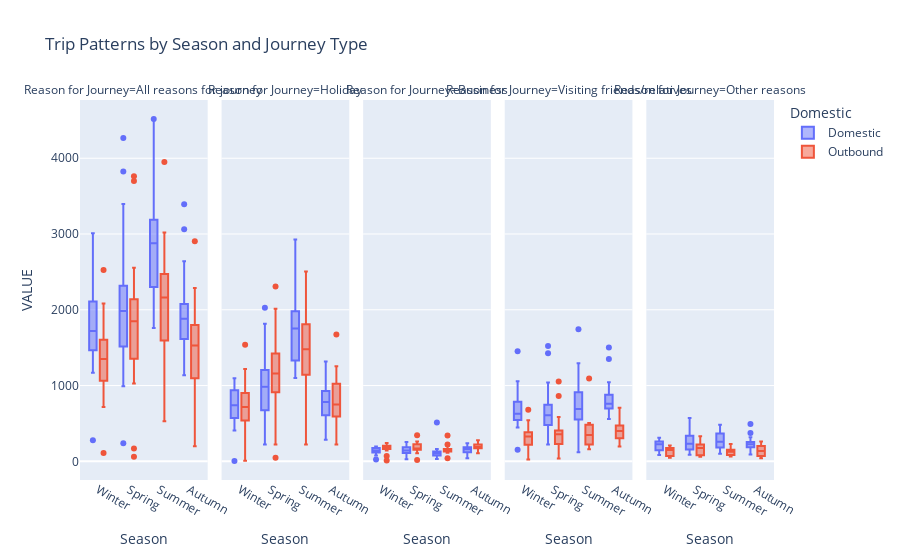

The notebook cell this image was saved under:
### Code cell
fig2 = px.box(
    trips_df,
    x='Season',
    y='VALUE',
    color='Domestic',
    facet_col='Reason for Journey',
    title='Trip Patterns by Season and Journey Type'
)
fig2.show()

### Figure 1 — Plotly figure (JSON) as saved in the notebook; plotly's stock layout.template omitted (floating-point values rounded to 4 significant figures)
{"data": [{"alignmentgroup": "True", "hovertemplate": "Domestic=Domestic<br>Reason for Journey=All reasons for journey<br>Season=%{x}<br>VALUE=%{y}<extra></extra>", "legendgroup": "Domestic", "marker": {"color": "#636efa"}, "name": "Domestic", "notched": false, "offsetgroup": "Domestic", "orientation": "v", "showlegend": true, "type": "box", "x": ["Winter", "Spring", "Summer", "Autumn", "Winter", "Spring", "Summer", "Autumn", "Winter", "Spring", "Summer", "Autumn", "Winter", "Spring", "Summer", "Autumn", "Winter", "Spring", "Summer", "Autumn", "Winter", "Spring", "Summer", "Autumn", "Winter", "Spring", "Summer", "Autumn", "Winter", "Spring", "Summer", "Autumn", "Winter", "Spring", "Summer", "Autumn", "Winter", "Spring", "Summer", "Autumn", "Winter", "Spring", "Summer", "Autumn", "Winter", "Spring", "Summer", "Autumn", "Winter", "Spring", "Summer", "Autumn", "Winter", "Spring", "Summer", "Autumn", "Winter", "Spring", "Summer", "Autumn", "Winter", "Spring", "Summer", "Autumn", "Winter", "Spring", "Summer", "Autumn", "Winter", "Spring", "Summer", "Autumn", "Winter", "Spring", "Summer", "Autumn", "Winter", "Spring", "Summer", "Autumn", "Winter", "Spring", "Summer", "Autumn", "Winter", "Spring", "Summer", "Autumn", "Winter", "Spring"], "x0": " ", "xaxis": "x", "y": [1169, 1185, 1759, 1365, 1235, 1373, 2128, 1570, 1360, 1446, 2070, 1575, 1447, 1509, 2087, 1614, 1585, 1533, 2167, 1715, 1490, 1705, 2300, 1678, 1457, 1721, 2301, 1831, 1579, 1983, 2448, 1932, 1851, 1867, 2544, 2077, 1760, 2042, 2512, 2026, 1602, 1952, 2950, 1787, 1514, 2048, 3039, 1812, 1719, 2165, 3093, 2013, 1731, 2181, 3187, 2026, 2088, 2055, 3175, 2041, 1908, 2363, 3033, 2322, 2118, 2553, 3807, 2441, 2223, 2858, 3898, 2641, 2160, 237, 4188, 1136, 278, 990, 2808, 1587, 2308, 3397, 4506, 3064, 2571, 3826, 4518, 3394, 3011, 4266], "y0": " ", "yaxis": "y"}, {"alignmentgroup": "True", "hovertemplate": "Domestic=Domestic<br>Reason for Journey=Holiday<br>Season=%{x}<br>VALUE=%{y}<extra></extra>", "legendgroup": "Domestic", "marker": {"color": "#636efa"}, "name": "Domestic", "notched": false, "offsetgroup": "Domestic", "orientation": "v", "showlegend": false, "type": "box", "x": ["Winter", "Spring", "Summer", "Autumn", "Winter", "Spring", "Summer", "Autumn", "Winter", "Spring", "Summer", "Autumn", "Winter", "Spring", "Summer", "Autumn", "Winter", "Spring", "Summer", "Autumn", "Winter", "Spring", "Summer", "Autumn", "Winter", "Spring", "Summer", "Autumn", "Winter", "Spring", "Summer", "Autumn", "Winter", "Spring", "Summer", "Autumn", "Winter", "Spring", "Summer", "Autumn", "Winter", "Spring", "Summer", "Autumn", "Winter", "Spring", "Summer", "Autumn", "Winter", "Spring", "Summer", "Autumn", "Winter", "Spring", "Summer", "Autumn", "Winter", "Spring", "Summer", "Autumn", "Winter", "Spring", "Summer", "Autumn", "Winter", "Spring", "Summer", "Autumn", "Winter", "Spring", "Summer", "Autumn", "Winter", "Spring", "Summer", "Autumn", "Winter", "Spring", "Summer", "Autumn", "Winter", "Spring", "Summer", "Autumn", "Winter", "Spring", "Summer", "Autumn", "Winter", "Spring"], "x0": " ", "xaxis": "x2", "y": [408, 554, 1098, 456, 483, 650, 1248, 521, 485, 652, 1179, 504, 536, 657, 1199, 541, 572, 723, 1239, 608, 575, 781, 1332, 660, 691, 816, 1527, 793, 769, 1074, 1577, 850, 890, 1021, 1579, 908, 739, 985, 1494, 819, 726, 906, 1707, 697, 612, 971, 1805, 684, 665, 1088, 1911, 771, 767, 1063, 1968, 860, 967, 1083, 1892, 927, 832, 1243, 1797, 1014, 930, 1277, 2162, 954, 955, 1463, 2220, 1180, 941, 222.8, 2926, 286, 4, 488, 1982, 690, 1091, 1817, 2623, 1089, 1028, 1682, 2350, 1316, 1096, 2027], "y0": " ", "yaxis": "y2"}, {"alignmentgroup": "True", "hovertemplate": "Domestic=Domestic<br>Reason for Journey=Business<br>Season=%{x}<br>VALUE=%{y}<extra></extra>", "legendgroup": "Domestic", "marker": {"color": "#636efa"}, "name": "Domestic", "notched": false, "offsetgroup": "Domestic", "orientation": "v", "showlegend": false, "type": "box", "x": ["Winter", "Spring", "Summer", "Autumn", "Winter", "Spring", "Summer", "Autumn", "Winter", "Spring", "Summer", "Autumn", "Winter", "Spring", "Summer", "Autumn", "Winter", "Spring", "Summer", "Autumn", "Winter", "Spring", "Summer", "Autumn", "Winter", "Spring", "Summer", "Autumn", "Winter", "Spring", "Summer", "Autumn", "Winter", "Spring", "Summer", "Autumn", "Winter", "Spring", "Summer", "Autumn", "Winter", "Spring", "Summer", "Autumn", "Winter", "Spring", "Summer", "Autumn", "Winter", "Spring", "Summer", "Autumn", "Winter", "Spring", "Summer", "Autumn", "Winter", "Spring", "Summer", "Autumn", "Winter", "Spring", "Summer", "Autumn", "Winter", "Spring", "Summer", "Autumn", "Winter", "Spring", "Summer", "Autumn", "Winter", "Spring", "Summer", "Autumn", "Winter", "Spring", "Summer", "Autumn", "Winter", "Spring", "Summer", "Autumn", "Winter", "Spring", "Summer", "Autumn", "Winter", "Spring"], "x0": " ", "xaxis": "x3", "y": [161, 127, 92, 174, 162, 144, 147, 199, 143, 143, 123, 174, 167, 136, 140, 176, 183, 163, 129, 149, 191, 196, 145, 238, 191, 255, 513, 195, 174, 194, 113, 230, 194, 152, 124, 187, 162, 145, 121, 172, 97, 92, 82, 79, 103, 88, 75, 98, 144, 101, 87, 121, 125, 108, 54, 120, 115, 118, 62, 136, 112, 102, 70, 142, 143, 114, 88, 127, 121, 146, 100, 184, 136, 222.8, 44, 40, 23, 27, 32, 83, 78, 193, 125, 133, 176, 148, 162, 201, 190, 226], "y0": " ", "yaxis": "y3"}, {"alignmentgroup": "True", "hovertemplate": "Domestic=Domestic<br>Reason for Journey=Visiting friends/relatives<br>Season=%{x}<br>VALUE=%{y}<extra></extra>", "legendgroup": "Domestic", "marker": {"color": "#636efa"}, "name": "Domestic", "notched": false, "offsetgroup": "Domestic", "orientation": "v", "showlegend": false, "type": "box", "x": ["Winter", "Spring", "Summer", "Autumn", "Winter", "Spring", "Summer", "Autumn", "Winter", "Spring", "Summer", "Autumn", "Winter", "Spring", "Summer", "Autumn", "Winter", "Spring", "Summer", "Autumn", "Winter", "Spring", "Summer", "Autumn", "Winter", "Spring", "Summer", "Autumn", "Winter", "Spring", "Summer", "Autumn", "Winter", "Spring", "Summer", "Autumn", "Winter", "Spring", "Summer", "Autumn", "Winter", "Spring", "Summer", "Autumn", "Winter", "Spring", "Summer", "Autumn", "Winter", "Spring", "Summer", "Autumn", "Winter", "Spring", "Summer", "Autumn", "Winter", "Spring", "Summer", "Autumn", "Winter", "Spring", "Summer", "Autumn", "Winter", "Spring", "Summer", "Autumn", "Winter", "Spring", "Summer", "Autumn", "Winter", "Spring", "Summer", "Autumn", "Winter", "Spring", "Summer", "Autumn", "Winter", "Spring", "Summer", "Autumn", "Winter", "Spring", "Summer", "Autumn", "Winter", "Spring"], "x0": " ", "xaxis": "x4", "y": [468, 355, 407, 570, 446, 438, 518, 661, 582, 467, 541, 697, 568, 498, 516, 709, 658, 475, 559, 729, 560, 497, 551, 690, 493, 530, 121, 718, 526, 598, 590, 706, 649, 554, 658, 795, 626, 649, 645, 792, 539, 708, 763, 755, 623, 759, 799, 807, 662, 666, 711, 879, 613, 708, 797, 804, 757, 608, 913, 767, 689, 669, 841, 896, 794, 786, 1136, 1042, 866, 881, 1095, 1006, 810, 222.8, 1120, 557, 151, 390, 669, 670, 874, 1040, 1295, 1350, 1056, 1426, 1744, 1501, 1453, 1523], "y0": " ", "yaxis": "y4"}, {"alignmentgroup": "True", "hovertemplate": "Domestic=Domestic<br>Reason for Journey=Other reasons<br>Season=%{x}<br>VALUE=%{y}<extra></extra>", "legendgroup": "Domestic", "marker": {"color": "#636efa"}, "name": "Domestic", "notched": false, "offsetgroup": "Domestic", "orientation": "v", "showlegend": false, "type": "box", "x": ["Winter", "Spring", "Summer", "Autumn", "Winter", "Spring", "Summer", "Autumn", "Winter", "Spring", "Summer", "Autumn", "Winter", "Spring", "Summer", "Autumn", "Winter", "Spring", "Summer", "Autumn", "Winter", "Spring", "Summer", "Autumn", "Winter", "Spring", "Summer", "Autumn", "Winter", "Spring", "Summer", "Autumn", "Winter", "Spring", "Summer", "Autumn", "Winter", "Spring", "Summer", "Autumn", "Winter", "Spring", "Summer", "Autumn", "Winter", "Spring", "Summer", "Autumn", "Winter", "Spring", "Summer", "Autumn", "Winter", "Spring", "Summer", "Autumn", "Winter", "Spring", "Summer", "Autumn", "Winter", "Spring", "Summer", "Autumn", "Winter", "Spring", "Summer", "Autumn", "Winter", "Spring", "Summer", "Autumn", "Winter", "Spring", "Summer", "Autumn", "Winter", "Spring", "Summer", "Autumn", "Winter", "Spring", "Summer", "Autumn", "Winter", "Spring", "Summer", "Autumn", "Winter", "Spring"], "x0": " ", "xaxis": "x5", "y": [132, 148, 163, 164, 144, 141, 216, 189, 151, 184, 227, 200, 175, 219, 233, 188, 172, 173, 241, 229, 165, 231, 271, 90, 82, 121, 141, 124, 111, 117, 168, 146, 118, 140, 183, 187, 233, 263, 252, 242, 241, 245, 399, 256, 176, 229, 360, 223, 248, 309, 384, 242, 226, 302, 368, 242, 249, 246, 309, 211, 275, 349, 326, 269, 250, 375, 421, 318, 281, 369, 483, 271, 273, 222.8, 99, 253, 100, 85, 125, 143, 265, 347, 464, 491, 310, 570, 263, 375, 272, 490], "y0": " ", "yaxis": "y5"}, {"alignmentgroup": "True", "hovertemplate": "Domestic=Outbound<br>Reason for Journey=All reasons for journey<br>Season=%{x}<br>VALUE=%{y}<extra></extra>", "legendgroup": "Outbound", "marker": {"color": "#EF553B"}, "name": "Outbound", "notched": false, "offsetgroup": "Outbound", "orientation": "v", "showlegend": true, "type": "box", "x": ["Winter", "Spring", "Summer", "Autumn", "Winter", "Spring", "Summer", "Autumn", "Winter", "Spring", "Summer", "Autumn", "Winter", "Spring", "Summer", "Autumn", "Winter", "Spring", "Summer", "Autumn", "Winter", "Spring", "Summer", "Autumn", "Winter", "Spring", "Summer", "Autumn", "Winter", "Spring", "Summer", "Autumn", "Winter", "Spring", "Summer", "Autumn", "Winter", "Spring", "Summer", "Autumn", "Winter", "Spring", "Summer", "Autumn", "Winter", "Spring", "Summer", "Autumn", "Winter", "Spring", "Summer", "Autumn", "Winter", "Spring", "Summer", "Autumn", "Winter", "Spring", "Summer", "Autumn", "Winter", "Spring", "Summer", "Autumn", "Winter", "Spring", "Summer", "Autumn", "Winter", "Spring", "Summer", "Autumn", "Winter", "Spring", "Summer", "Autumn", "Winter", "Spring", "Summer", "Autumn", "Winter", "Spring", "Summer", "Autumn", "Winter", "Spring", "Summer", "Autumn", "Winter", "Spring"], "x0": " ", "xaxis": "x", "y": [716, 1028, 1213, 811, 764, 1115, 1380, 903, 884, 1177, 1539, 997, 954, 1330, 1595, 1095, 1069, 1425, 1751, 1220, 1212, 1661, 1961, 1355, 1397, 1850, 2174, 1560, 1580, 2073, 2387, 1790, 1800, 2060, 2471, 1710, 1597, 1927, 2232, 1536, 1310, 1823, 2062, 1428, 1299, 1813, 2098, 1365, 1163, 1839, 2153, 1522, 1350, 1926, 2218, 1600, 1522, 2002, 2321, 1799, 1607, 2162, 2572, 1830, 1654, 2283, 2691, 2015, 1811, 2555, 2905, 2079, 1575, 60, 530, 200, 108, 168, 907, 1094, 1063, 2175, 3020, 2287, 2082, 3699, 3950, 2903, 2526, 3763], "y0": " ", "yaxis": "y"}, {"alignmentgroup": "True", "hovertemplate": "Domestic=Outbound<br>Reason for Journey=Holiday<br>Season=%{x}<br>VALUE=%{y}<extra></extra>", "legendgroup": "Outbound", "marker": {"color": "#EF553B"}, "name": "Outbound", "notched": false, "offsetgroup": "Outbound", "orientation": "v", "showlegend": false, "type": "box", "x": ["Winter", "Spring", "Summer", "Autumn", "Winter", "Spring", "Summer", "Autumn", "Winter", "Spring", "Summer", "Autumn", "Winter", "Spring", "Summer", "Autumn", "Winter", "Spring", "Summer", "Autumn", "Winter", "Spring", "Summer", "Autumn", "Winter", "Spring", "Summer", "Autumn", "Winter", "Spring", "Summer", "Autumn", "Winter", "Spring", "Summer", "Autumn", "Winter", "Spring", "Summer", "Autumn", "Winter", "Spring", "Summer", "Autumn", "Winter", "Spring", "Summer", "Autumn", "Winter", "Spring", "Summer", "Autumn", "Winter", "Spring", "Summer", "Autumn", "Winter", "Spring", "Summer", "Autumn", "Winter", "Spring", "Summer", "Autumn", "Winter", "Spring", "Summer", "Autumn", "Winter", "Spring", "Summer", "Autumn", "Winter", "Spring", "Summer", "Autumn", "Winter", "Spring", "Summer", "Autumn", "Winter", "Spring", "Summer", "Autumn", "Winter", "Spring", "Summer", "Autumn", "Winter", "Spring"], "x0": " ", "xaxis": "x2", "y": [344, 642, 847, 393, 374, 749, 1007, 439, 459, 771, 1112, 491, 533, 897, 1142, 590, 582, 953, 1275, 662, 716, 1074, 1419, 722, 842, 1243, 1594, 934, 1026, 1486, 1809, 1127, 1218, 1443, 1874, 1023, 930, 1227, 1543, 799, 634, 1100, 1429, 654, 605, 1053, 1369, 632, 516, 1010, 1433, 716, 674, 1191, 1579, 776, 727, 1158, 1527, 833, 838, 1359, 1803, 912, 753, 1521, 1851, 1031, 920, 1553, 2033, 1060, 812, 222.8, 222.8, 222.8, 6, 47, 523, 504, 559, 1252, 2319, 1255, 1077, 2015, 2504, 1675, 1539, 2307], "y0": " ", "yaxis": "y2"}, {"alignmentgroup": "True", "hovertemplate": "Domestic=Outbound<br>Reason for Journey=Business<br>Season=%{x}<br>VALUE=%{y}<extra></extra>", "legendgroup": "Outbound", "marker": {"color": "#EF553B"}, "name": "Outbound", "notched": false, "offsetgroup": "Outbound", "orientation": "v", "showlegend": false, "type": "box", "x": ["Winter", "Spring", "Summer", "Autumn", "Winter", "Spring", "Summer", "Autumn", "Winter", "Spring", "Summer", "Autumn", "Winter", "Spring", "Summer", "Autumn", "Winter", "Spring", "Summer", "Autumn", "Winter", "Spring", "Summer", "Autumn", "Winter", "Spring", "Summer", "Autumn", "Winter", "Spring", "Summer", "Autumn", "Winter", "Spring", "Summer", "Autumn", "Winter", "Spring", "Summer", "Autumn", "Winter", "Spring", "Summer", "Autumn", "Winter", "Spring", "Summer", "Autumn", "Winter", "Spring", "Summer", "Autumn", "Winter", "Spring", "Summer", "Autumn", "Winter", "Spring", "Summer", "Autumn", "Winter", "Spring", "Summer", "Autumn", "Winter", "Spring", "Summer", "Autumn", "Winter", "Spring", "Summer", "Autumn", "Winter", "Spring", "Summer", "Autumn", "Winter", "Spring", "Summer", "Autumn", "Winter", "Spring", "Summer", "Autumn", "Winter", "Spring", "Summer", "Autumn", "Winter", "Spring"], "x0": " ", "xaxis": "x3", "y": [175, 148, 129, 170, 189, 161, 127, 162, 164, 145, 140, 160, 147, 157, 159, 158, 197, 153, 163, 171, 180, 218, 169, 224, 212, 234, 339, 178, 202, 184, 142, 195, 192, 170, 130, 175, 157, 161, 148, 172, 142, 154, 116, 172, 175, 152, 135, 189, 160, 227, 153, 189, 200, 210, 144, 213, 237, 232, 149, 279, 205, 205, 132, 212, 241, 166, 172, 276, 239, 225, 164, 264, 191, 222.8, 222.8, 222.8, 10, 16, 39, 107, 70, 106, 112, 214, 177, 343, 203, 260, 238, 263], "y0": " ", "yaxis": "y3"}, {"alignmentgroup": "True", "hovertemplate": "Domestic=Outbound<br>Reason for Journey=Visiting friends/relatives<br>Season=%{x}<br>VALUE=%{y}<extra></extra>", "legendgroup": "Outbound", "marker": {"color": "#EF553B"}, "name": "Outbound", "notched": false, "offsetgroup": "Outbound", "orientation": "v", "showlegend": false, "type": "box", "x": ["Winter", "Spring", "Summer", "Autumn", "Winter", "Spring", "Summer", "Autumn", "Winter", "Spring", "Summer", "Autumn", "Winter", "Spring", "Summer", "Autumn", "Winter", "Spring", "Summer", "Autumn", "Winter", "Spring", "Summer", "Autumn", "Winter", "Spring", "Summer", "Autumn", "Winter", "Spring", "Summer", "Autumn", "Winter", "Spring", "Summer", "Autumn", "Winter", "Spring", "Summer", "Autumn", "Winter", "Spring", "Summer", "Autumn", "Winter", "Spring", "Summer", "Autumn", "Winter", "Spring", "Summer", "Autumn", "Winter", "Spring", "Summer", "Autumn", "Winter", "Spring", "Summer", "Autumn", "Winter", "Spring", "Summer", "Autumn", "Winter", "Spring", "Summer", "Autumn", "Winter", "Spring", "Summer", "Autumn", "Winter", "Spring", "Summer", "Autumn", "Winter", "Spring", "Summer", "Autumn", "Winter", "Spring", "Summer", "Autumn", "Winter", "Spring", "Summer", "Autumn", "Winter", "Spring"], "x0": " ", "xaxis": "x4", "y": [142, 160, 166, 196, 153, 141, 177, 234, 189, 181, 211, 275, 193, 193, 220, 271, 214, 242, 224, 304, 227, 252, 270, 369, 287, 314, 159, 377, 298, 308, 348, 401, 321, 357, 346, 430, 339, 356, 391, 437, 355, 353, 364, 401, 348, 433, 446, 398, 328, 406, 433, 454, 318, 357, 336, 419, 376, 406, 490, 474, 387, 373, 485, 484, 473, 393, 505, 513, 453, 490, 481, 512, 413, 222.8, 222.8, 222.8, 23, 36, 284, 400, 345, 586, 505, 647, 679, 1053, 1093, 706, 541, 861], "y0": " ", "yaxis": "y4"}, {"alignmentgroup": "True", "hovertemplate": "Domestic=Outbound<br>Reason for Journey=Other reasons<br>Season=%{x}<br>VALUE=%{y}<extra></extra>", "legendgroup": "Outbound", "marker": {"color": "#EF553B"}, "name": "Outbound", "notched": false, "offsetgroup": "Outbound", "orientation": "v", "showlegend": false, "type": "box", "x": ["Winter", "Spring", "Summer", "Autumn", "Winter", "Spring", "Summer", "Autumn", "Winter", "Spring", "Summer", "Autumn", "Winter", "Spring", "Summer", "Autumn", "Winter", "Spring", "Summer", "Autumn", "Winter", "Spring", "Summer", "Autumn", "Winter", "Spring", "Summer", "Autumn", "Winter", "Spring", "Summer", "Autumn", "Winter", "Spring", "Summer", "Autumn", "Winter", "Spring", "Summer", "Autumn", "Winter", "Spring", "Summer", "Autumn", "Winter", "Spring", "Summer", "Autumn", "Winter", "Spring", "Summer", "Autumn", "Winter", "Spring", "Summer", "Autumn", "Winter", "Spring", "Summer", "Autumn", "Winter", "Spring", "Summer", "Autumn", "Winter", "Spring", "Summer", "Autumn", "Winter", "Spring", "Summer", "Autumn", "Winter", "Spring", "Summer", "Autumn", "Winter", "Spring", "Summer", "Autumn", "Winter", "Spring", "Summer", "Autumn", "Winter", "Spring", "Summer", "Autumn", "Winter", "Spring"], "x0": " ", "xaxis": "x5", "y": [54, 78, 72, 53, 48, 64, 70, 69, 72, 79, 77, 71, 81, 84, 74, 76, 75, 77, 89, 83, 90, 117, 103, 41, 56, 59, 83, 71, 54, 95, 88, 67, 69, 90, 121, 82, 170, 183, 151, 128, 180, 216, 153, 201, 171, 175, 148, 146, 158, 197, 134, 163, 159, 168, 159, 192, 182, 206, 155, 213, 177, 226, 152, 222, 187, 203, 164, 196, 199, 287, 227, 244, 159, 222.8, 222.8, 222.8, 69, 69, 62, 83, 89, 232, 85, 171, 149, 288, 150, 262, 208, 332], "y0": " ", "yaxis": "y5"}], "layout": {"annotations": [{"font": {}, "showarrow": false, "text": "Reason for Journey=All reasons for journey", "x": 0.092, "xanchor": "center", "xref": "paper", "y": 1, "yanchor": "bottom", "yref": "paper"}, {"font": {}, "showarrow": false, "text": "Reason for Journey=Holiday", "x": 0.296, "xanchor": "center", "xref": "paper", "y": 1, "yanchor": "bottom", "yref": "paper"}, {"font": {}, "showarrow": false, "text": "Reason for Journey=Business", "x": 0.5, "xanchor": "center", "xref": "paper", "y": 1, "yanchor": "bottom", "yref": "paper"}, {"font": {}, "showarrow": false, "text": "Reason for Journey=Visiting friends/relatives", "x": 0.704, "xanchor": "center", "xref": "paper", "y": 1, "yanchor": "bottom", "yref": "paper"}, {"font": {}, "showarrow": false, "text": "Reason for Journey=Other reasons", "x": 0.908, "xanchor": "center", "xref": "paper", "y": 1, "yanchor": "bottom", "yref": "paper"}], "boxmode": "group", "legend": {"title": {"text": "Domestic"}, "tracegroupgap": 0}, "title": {"text": "Trip Patterns by Season and Journey Type"}, "xaxis": {"anchor": "y", "domain": [0, 0.184], "title": {"text": "Season"}}, "xaxis2": {"anchor": "y2", "domain": [0.204, 0.388], "matches": "x", "title": {"text": "Season"}}, "xaxis3": {"anchor": "y3", "domain": [0.408, 0.592], "matches": "x", "title": {"text": "Season"}}, "xaxis4": {"anchor": "y4", "domain": [0.612, 0.796], "matches": "x", "title": {"text": "Season"}}, "xaxis5": {"anchor": "y5", "domain": [0.816, 1], "matches": "x", "title": {"text": "Season"}}, "yaxis": {"anchor": "x", "domain": [0, 1], "title": {"text": "VALUE"}}, "yaxis2": {"anchor": "x2", "domain": [0, 1], "matches": "y", "showticklabels": false}, "yaxis3": {"anchor": "x3", "domain": [0, 1], "matches": "y", "showticklabels": false}, "yaxis4": {"anchor": "x4", "domain": [0, 1], "matches": "y", "showticklabels": false}, "yaxis5": {"anchor": "x5", "domain": [0, 1], "matches": "y", "showticklabels": false}}}
